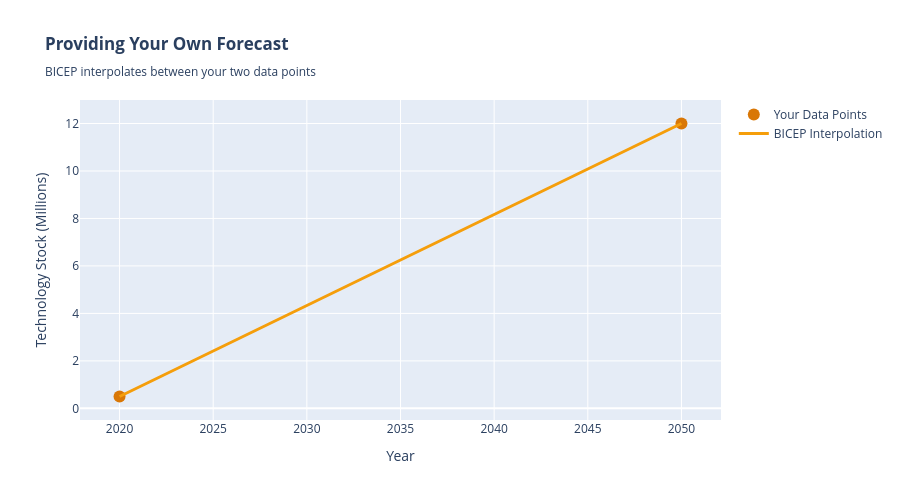

Here is the notebook cell this chart was saved with:
### Markdown cell above
## Providing Your Own Forecast Data

You don't need complex adoption trajectories! BICEP only requires **two data points**:

1. **Base Year Stock** (e.g., 2020): Current number of installations
2. **End Year Stock** (e.g., 2050): Projected number of installations

BICEP will automatically interpolate between these years to create smooth adoption trajectories.

### Code cell
# Simple example: providing just two data points
import pandas as pd

# Your forecast data - JUST TWO YEARS NEEDED!
your_forecast = pd.DataFrame({
    'state': ['CA', 'TX', 'NY'],
    'technology': ['EV', 'EV', 'EV'],
    'base_year': [2020, 2020, 2020],
    'end_year': [2050, 2050, 2050],
    'base_stock': [500000, 300000, 250000],  # Current installations (2020)
    'end_stock': [12000000, 8500000, 6500000]  # Projected installations (2050)
})

print("=" * 70)
print("MINIMUM DATA REQUIRED - JUST TWO TIME POINTS")
print("=" * 70)
print("\nYour forecast data:")
print(your_forecast.to_string(index=False))

print("\n" + "=" * 70)
print("HOW IT WORKS")
print("=" * 70)
print("\n1. BICEP reads your two data points (base_year and end_year)")
print("2. BICEP creates adoption trajectory by linear interpolation")
print("3. You get infrastructure upgrade costs for your scenario")

# Show how BICEP would interpolate
ca_base = 500000
ca_end = 12000000
ca_years = np.array([2020, 2030, 2040, 2050])
ca_interpolated = np.linspace(ca_base, ca_end, len(ca_years))

print("\nExample: California EV interpolation")
print("-" * 70)
for year, stock in zip(ca_years, ca_interpolated):
    print(f"  {int(year)}: {int(stock):,} installations")

# Visualization
fig = go.Figure()

# Plot user data points
fig.add_trace(go.Scatter(
    x=[2020, 2050], 
    y=[ca_base/1000000, ca_end/1000000],
    mode='markers',
    marker=dict(size=12, color='#d97706'),
    name='Your Data Points',
    hovertemplate='<b>Year: %{x}</b><br>Stock: %{y:.1f}M<extra></extra>'
))

# Plot BICEP interpolation
ca_full_years = np.array([2020, 2025, 2030, 2035, 2040, 2045, 2050])
ca_full_interp = np.linspace(ca_base, ca_end, len(ca_full_years))
fig.add_trace(go.Scatter(
    x=ca_full_years,
    y=ca_full_interp/1000000,
    mode='lines',
    line=dict(color='#f59e0b', width=3),
    name='BICEP Interpolation',
    hovertemplate='<b>Year: %{x}</b><br>Stock: %{y:.1f}M<extra></extra>'
))

fig.update_layout(
    title='<b>Providing Your Own Forecast</b><br><sub>BICEP interpolates between your two data points</sub>',
    xaxis_title='Year',
    yaxis_title='Technology Stock (Millions)',
    hovermode='x unified',
    height=500,
    width=900
)
fig.show()

print("\n" + "=" * 70)
print("THAT'S IT! Just provide two years and BICEP handles the rest.")
print("=" * 70)

### Figure 1 — Plotly figure (JSON) as saved in the notebook; plotly's stock layout.template omitted (floating-point values rounded to 4 significant figures)
{"data": [{"hovertemplate": "<b>Year: %{x}</b><br>Stock: %{y:.1f}M<extra></extra>", "marker": {"color": "#d97706", "size": 12}, "mode": "markers", "name": "Your Data Points", "type": "scatter", "x": [2020, 2050], "y": [0.5, 12]}, {"hovertemplate": "<b>Year: %{x}</b><br>Stock: %{y:.1f}M<extra></extra>", "line": {"color": "#f59e0b", "width": 3}, "mode": "lines", "name": "BICEP Interpolation", "type": "scatter", "x": [2020, 2025, 2030, 2035, 2040, 2045, 2050], "y": [0.5, 2.417, 4.333, 6.25, 8.167, 10.08, 12.0]}], "layout": {"height": 500, "hovermode": "x unified", "title": {"text": "<b>Providing Your Own Forecast</b><br><sub>BICEP interpolates between your two data points</sub>"}, "width": 900, "xaxis": {"title": {"text": "Year"}}, "yaxis": {"title": {"text": "Technology Stock (Millions)"}}}}
